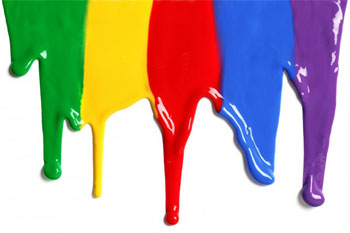
#> input picture split colors/color.jpg, 350 x 233 px, given in place of color.jpeg, which was not available
$ python '13-split colors.py'
#> lines starting #> are read from the running program, lines starting #| are printed output that depends on the picture; pictures that were not available may be replaced by others from this repository, and a replacement may not be noted
import numpy as np
import cv2
image = cv2.imread("color.jpeg")
#> image is the input picture: shape (233, 350, 3); mean B, G, R 163.9, 171.3, 184.6
(B,G,R) = cv2.split(image)
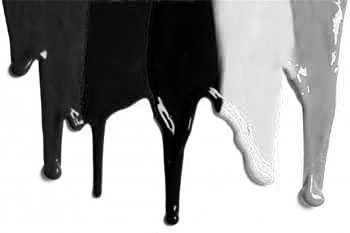
#> B: shape (233, 350); min 0, max 255, mean 163.9
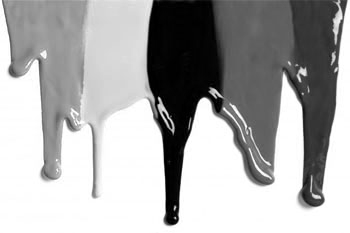
#> G: shape (233, 350); min 0, max 255, mean 171.3
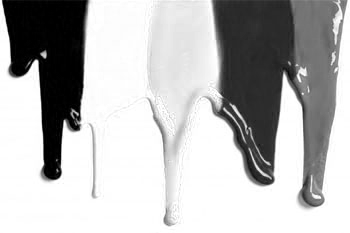
#> R: shape (233, 350); min 0, max 255, mean 184.6
cv2.imshow("B",B)
cv2.imshow("G",G)
cv2.imshow("R",R)
cv2.imshow("Image",cv2.merge([B,G,R]))
zeros = np.zeros(image.shape[:2],dtype="uint8")
cv2.imshow("Blue" , cv2.merge([B,zeros,zeros]))
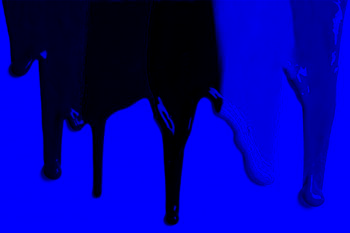
#> window 'Blue': shape (233, 350, 3); mean B, G, R 163.9, 0, 0
cv2.imshow("Green",cv2.merge([zeros,G,zeros]))
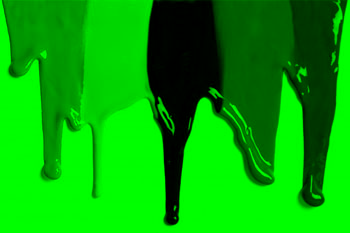
#> window 'Green': shape (233, 350, 3); mean B, G, R 0, 171.3, 0
cv2.imshow("Red", cv2.merge([zeros,zeros,R]))
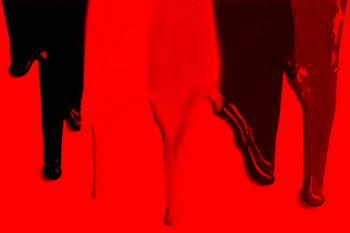
#> window 'Red': shape (233, 350, 3); mean B, G, R 0, 0, 184.6
cv2.waitKey(0)
